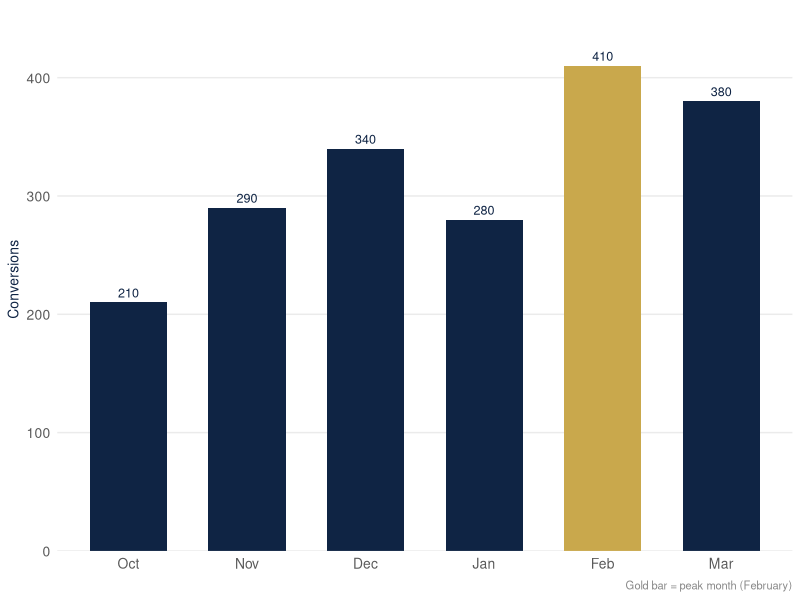
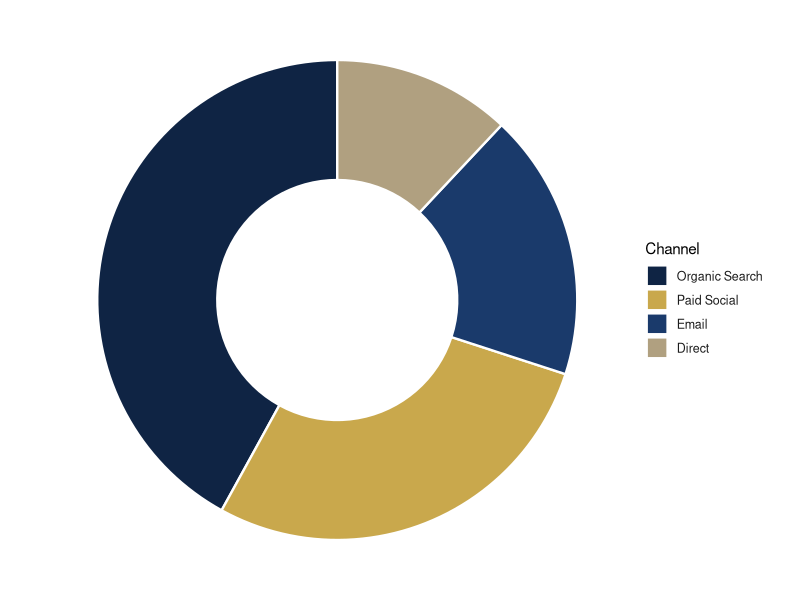

Write the R code that produced these figures, in order.
## ---- chunk 1
#| label: monthly-conversions
#| fig-alt: "Bar chart showing monthly conversions from October 2024 through March 2025"
#| fig-cap: "Monthly conversions across all channels, Q1 2025. February spike driven by organic search content refresh."

library(tidyverse)

conversions <- tibble(
  month = factor(
    c("Oct", "Nov", "Dec", "Jan", "Feb", "Mar"),
    levels = c("Oct", "Nov", "Dec", "Jan", "Feb", "Mar")
  ),
  value    = c(210, 290, 340, 280, 410, 380),
  highlight = c(FALSE, FALSE, FALSE, FALSE, TRUE, FALSE)
)

ggplot(conversions, aes(x = month, y = value, fill = highlight)) +
  geom_col(width = 0.65) +
  geom_text(aes(label = scales::comma(value)), vjust = -0.5,
            size = 3.2, family = "sans", color = "#0f2444") +
  scale_fill_manual(values = c(`FALSE` = "#0f2444", `TRUE` = "#c9a84c"),
                    guide = "none") +
  scale_y_continuous(expand = expansion(mult = c(0, 0.12)),
                     labels = scales::comma) +
  labs(x = NULL, y = "Conversions",
       caption = "Gold bar = peak month (February)") +
  theme_minimal(base_family = "sans") +
  theme(
    axis.text  = element_text(color = "#5a5a5a", size = 10),
    axis.title = element_text(color = "#0f2444", size = 10),
    panel.grid.major.x = element_blank(),
    panel.grid.minor   = element_blank(),
    plot.caption = element_text(color = "#888", size = 8)
  )
## ---- chunk 2
#| label: channel-mix
#| fig-alt: "Donut chart showing marketing channel mix for Q1 2025"
#| fig-cap: "Q1 2025 channel mix by conversion volume. Organic search is the top driver."

channels <- tibble(
  channel = c("Organic Search", "Paid Social", "Email", "Direct"),
  pct     = c(42, 28, 18, 12)
) |>
  mutate(
    channel = fct_reorder(channel, pct, .desc = TRUE),
    label   = paste0(channel, "\n", pct, "%")
  )

ggplot(channels, aes(x = 2, y = pct, fill = channel)) +
  geom_col(width = 1, color = "white", linewidth = 0.8) +
  coord_polar(theta = "y", start = 0) +
  xlim(0.5, 2.5) +
  scale_fill_manual(values = c(
    "Organic Search" = "#0f2444",
    "Paid Social"    = "#c9a84c",
    "Email"          = "#1a3a6b",
    "Direct"         = "#b0a080"
  )) +
  labs(fill = "Channel") +
  theme_void(base_family = "sans") +
  theme(legend.position = "right",
        legend.text = element_text(size = 9, color = "#1c1c1c"))
